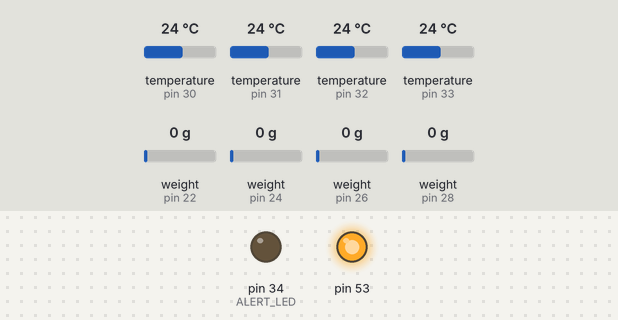
A sketch run on a simulated Arduino Mega 2560, built for the host (arithmetic inside an expression is 32-bit, double 64-bit). Shown: output pins drawn as LEDs (lit = HIGH). The inputs (shaded band) are chosen by the test bench; at power-on: temperature (sensors on pin 30, pin 31, pin 32, pin 33) 24 °C, weight on the scale (sensors on pin 22, pin 24, pin 26, pin 28) 0 g. WiFi joins after 1.5 s; servers stay silent unless stated; uploads are accepted with an empty reply; what the sketch prints to the serial monitor is not drawn.

Above: at 6.7 s.
6.8 s: temperature (sensor on pin 30) set to 3 °C
At 11.2 s:
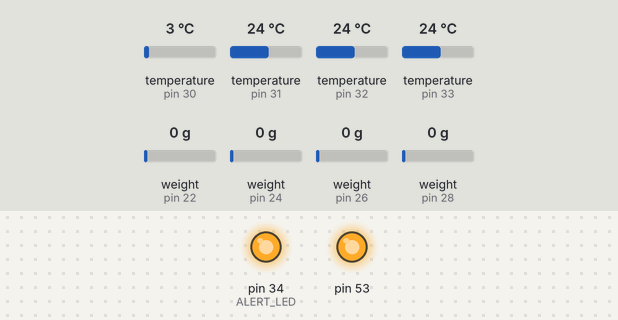
11.7 s: temperature (sensor on pin 31) set to 3 °C
20.8 s: weight on the scale (sensor on pin 22) set to 1250 g
30.4 s: weight on the scale (sensor on pin 24) set to 100 g
40.0 s: weight on the scale (sensor on pin 26) set to 100 g
Timing chart, 0 to 43.0 s (numbered marks = the images above; inputs shaded):
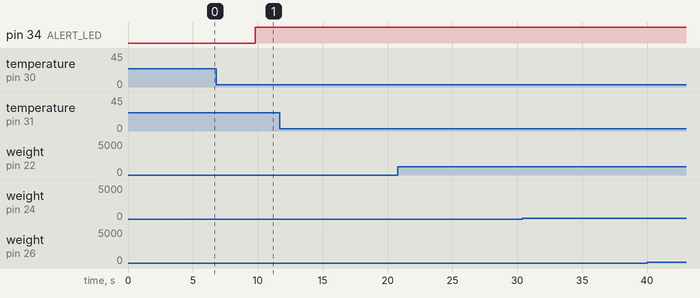

The sketch:

FrostTrack_Mega_W5500.ino
```cpp
/*
  FrostTrack: Arduino Mega 2560 + W5500 Ethernet + HX711 x4 + DS18B20 x4.
  PHYSICAL HARDWARE EXAMPLE. CALIBRATE each load cell before measuring real meat.
  Network: Arduino sends HTTP to local trusted gateway (not directly to Vercel HTTPS).
  In Wokwi, use the separate simulation circuit; W5500 is not verified in that simulation.
  Libraries in Arduino IDE: HX711 (bogde), OneWire, DallasTemperature, Ethernet.
*/
#include <SPI.h>
#include <Ethernet.h>
#include <HX711.h>
#include <OneWire.h>
#include <DallasTemperature.h>

const char* meatIds[4] = {"chicken","beef","mutton","mince"};
const byte dtPins[4]  = {22,24,26,28};
const byte sckPins[4] = {23,25,27,29};
const byte tempPins[4]= {30,31,32,33};
const byte ALERT_LED = 34;
const byte W5500_CS = 10; // Ethernet Shield 2 / matching module CS. Change if needed.
const float thresholds[4] = {5.0,6.0,5.0,5.0};
const float calibrationFactor[4] = {420.0,420.0,420.0,420.0}; // PLACEHOLDER: calibrate all sensors!
HX711 scales[4];
OneWire *oneWires[4];
DallasTemperature *temps[4];
byte mac[] = {0x02,0xFA,0xCE,0x55,0x10,0x01};
IPAddress gatewayHost(192,168,1,20); // CHANGE to the laptop / Raspberry Pi running gateway.mjs
const uint16_t gatewayPort=8787;
EthernetClient client;

void setup(){
  Serial.begin(115200);
  pinMode(ALERT_LED,OUTPUT);
  pinMode(53,OUTPUT); digitalWrite(53,HIGH); // keep Mega hardware SPI in master mode
  Ethernet.init(W5500_CS);
  for (byte i=0;i<4;i++){
    scales[i].begin(dtPins[i],sckPins[i]);
    scales[i].set_scale(calibrationFactor[i]);
    if(scales[i].is_ready()) scales[i].tare(10); // TARE WITH EMPTY TRAY ONLY
    oneWires[i]=new OneWire(tempPins[i]);
    temps[i]=new DallasTemperature(oneWires[i]);temps[i]->begin();
  }
  if(Ethernet.begin(mac)==0) Serial.println("DHCP failed. Check W5500 and LAN cable.");
  else {Serial.print("Arduino IP: ");Serial.println(Ethernet.localIP());}
}

void loop(){
  float weight[4];float temp[4];bool alert=false;
  for(byte i=0;i<4;i++){
    weight[i]=scales[i].is_ready()?scales[i].get_units(3):-1;
    temps[i]->requestTemperatures();temp[i]=temps[i]->getTempCByIndex(0);
    if(weight[i]<0 || temp[i]<-30 || temp[i]>60){Serial.print(meatIds[i]);Serial.println(" sensor missing/uncalibrated; packet skipped");return;}
    if(weight[i]<=thresholds[i] || temp[i]>4.0)alert=true;
  }
  digitalWrite(ALERT_LED,alert?HIGH:LOW);
  String json="{\"deviceId\":\"mega-01\",\"readings\":[";
  for(byte i=0;i<4;i++){
    if(i) json+=",";
    json+="{\"compartment\":\"";json+=meatIds[i];json+="\",\"weightKg\":";
    json+=String(weight[i],2);json+=",\"temperatureC\":";json+=String(temp[i],2);json+="}";
  }
  json+="]}";
  Serial.println(json);
  if(client.connect(gatewayHost,gatewayPort)){
    client.println("POST /telemetry HTTP/1.1");
    client.print("Host: ");client.println(gatewayHost);
    client.println("Content-Type: application/json");
    client.print("Content-Length: ");client.println(json.length());
    client.println("Connection: close");client.println();client.print(json);
    unsigned long start=millis();
    while(client.connected() && millis()-start<5000){while(client.available())Serial.write(client.read());}
    client.stop();
  }else Serial.println("Gateway unavailable: check LAN IP / port 8787");
  delay(5000);
}
```

Measured:
- after the input at 11.7 s, every drawn part: stays the same
- after the input at 20.8 s, every drawn part: stays the same
- after the input at 30.4 s, every drawn part: stays the same
- after the input at 40.0 s, every drawn part: stays the same
